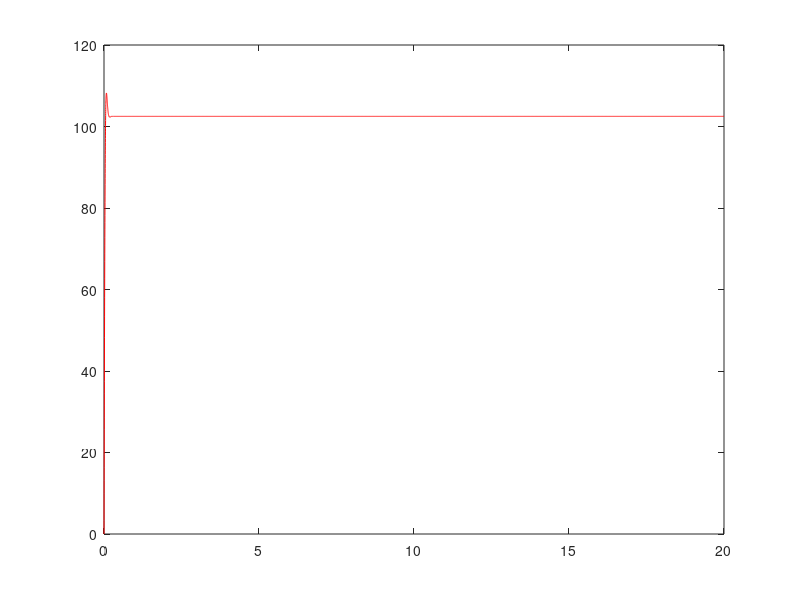
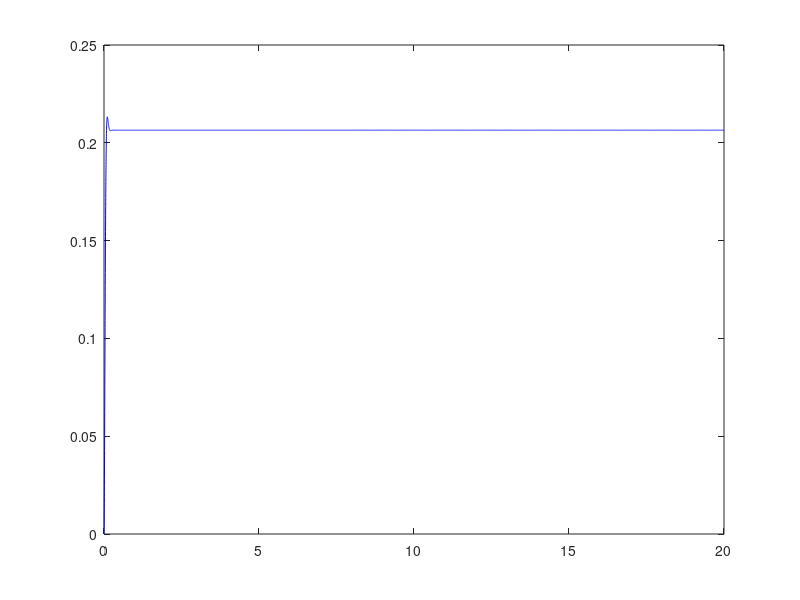
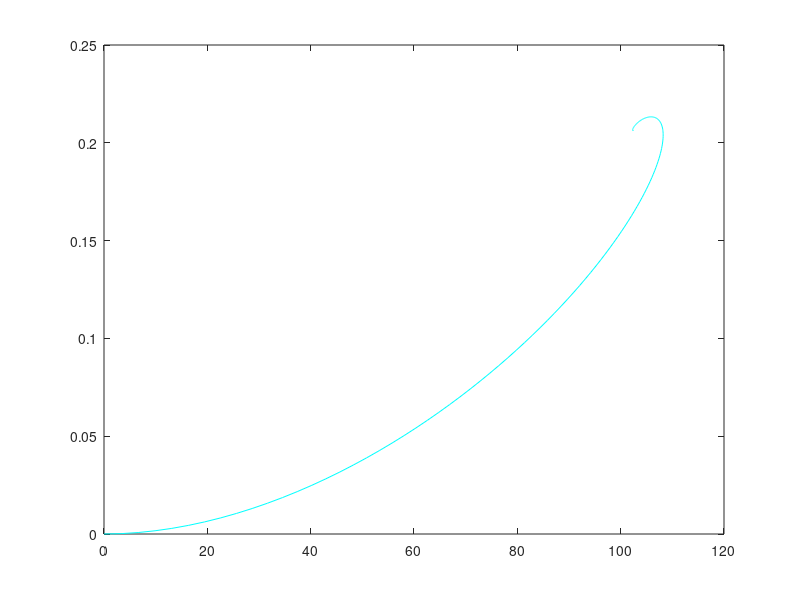

The MATLAB source for these figures, in order:
clear all;
clc;
close all;

%% inputs to PM DC generator:
Ra = 7;
Laa = 120*(10^-3);
Kv = 1.41 * 10^-2;
J = 1.06*10^-6;
Tl = 3.53 * 10^-3;
Bm = 6.04 * 10^-6;

%% initial conditions:
Ia1(1,1) = 0;
Wr1(1,1) = 0;
h = 0.001;
t1 = 0:h:20;

for i = 1:length(t1);
    
    %% Calculations for m1 and k1:
    m1(1,i) = -(Bm/J) * Wr1(1,i) + (Kv/J)*Ia1(1,i) + (1/J) * Tl;
    k1(1,i) =  -(Ra/Laa)*Ia1(1,i) - (Kv/Laa)*Wr1(1,i);
    
    %% calculations for m2 and k2:
    t2(1,i) = t1(1,i) + (h/2);
    Wr2(1,i) = Wr1(1,i) + (m1(1,i)*(h/2));
    Ia2(1,i) = Ia1(1,i) + (k1(1,i)*(h/2));
    
     m2(1,i) = -(Bm/J) * Wr2(1,i) + (Kv/J)*Ia2(1,i) + (1/J) * Tl;
    
     k2(1,i) =  -(Ra/Laa)*Ia2(1,i) - (Kv/Laa)*Wr2(1,i);
    
    %% calculations for m3 and k3:
    t3(1,i) = t1(1,i) + (h/2);
    Wr3(1,i) = Wr1(1,i) + (m2(1,i)*(h/2));
    Ia3(1,i) = Ia1(1,i) + (k2(1,i)*(h/2));
    
     m3(1,i) = -(Bm/J) * Wr3(1,i) + (Kv/J)*Ia3(1,i) + (1/J) * Tl;
     
     k3(1,i) =  -(Ra/Laa)*Ia3(1,i) - (Kv/Laa)*Wr3(1,i);
     
    %% calculations for m4 and k4:
    t4(1,i) = t1(1,i) +  h;
    Wr4(1,i) = Wr1(1,i) + (m3(1,i)*h);
    Ia4(1,i) = Ia1(1,i) + (k3(1,i)*h);
    
    m4(1,i) = -(Bm/J) * Wr4(1,i) + (Kv/J)*Ia4(1,i) + (1/J) * Tl;
    
    k4(1,i) =  -(Ra/Laa)*Ia4(1,i) - (Kv/Laa)*Wr4(1,i);
    
    %% Calculations for next value of rotor speed and armature current:
    Wr1(1,i+1) = Wr1(1,i) + (h/6) * (m1(1,i) + 2*m2(1,i) + 2*m3(1,i) + m4(1,i));
    
    Ia1(1,i+1) = Ia1(1,i) + (h/6) * (k1(1,i) + 2*k2(1,i) + 2*k3(1,i) + k4(1,i));
    
    
end
    
    %% plotting Rotor speed(Wr1new):
    figure(1)
    Wr1new = Wr1(1,(1:length(Wr1)-1));
    plot(t1,Wr1new,'r');
    
    %% plotting Armature current(Ia1new):
    figure(2)
    Ia1new = abs(Ia1(1,(1:length(Ia1)-1)));
    plot(t1,Ia1new,'b');

    %% plotting Ia1new aganst Wr1new:
    figure(3)
    plot(Wr1new,Ia1new,'c');